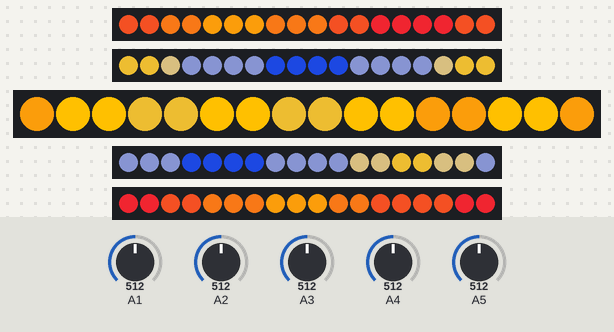
Bench run of a sketch on a simulated Arduino Uno, built with avr-gcc and run on an emulated ATmega328P. Parts: 4 × 18 RGB LEDs in strip order, left to right, 16 RGB LEDs in strip order, left to right. The test bench sets the inputs (shaded band); at power-on: A5 = 512, A1 = 512, A2 = 512, A3 = 512, A4 = 512. Dim RGB values are drawn brighter than linear; what the sketch prints to the serial monitor is not drawn.

Above: at 1.2 s.
1.3 s: A5 set to 342
3.3 s: A5 set to 320
At 4.2 s:
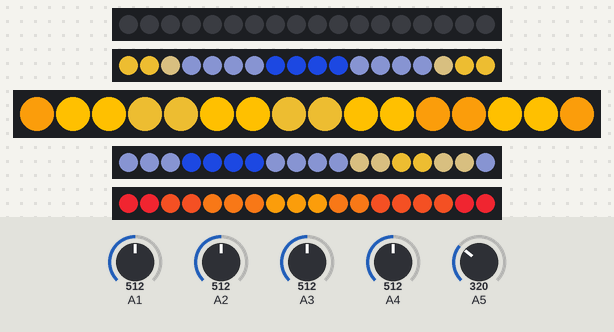
4.8 s: A1 set to 277
6.6 s: A1 set to 257
At 7.8 s:
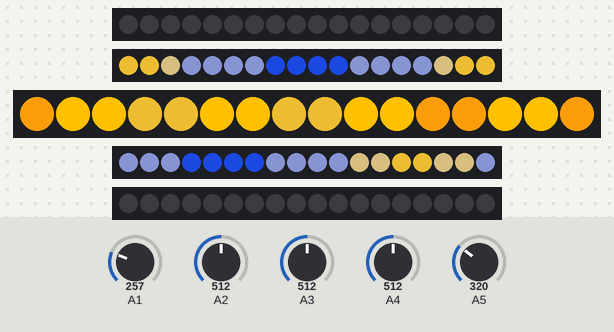
8.1 s: A2 set to 281
9.9 s: A2 set to 259
At 10.7 s:
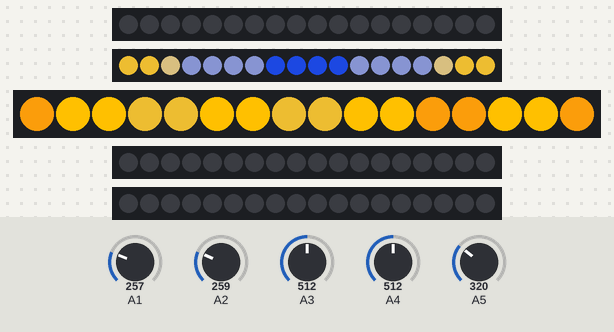
Timing chart, 0 to 12.4 s (numbered marks = the images above; inputs shaded):
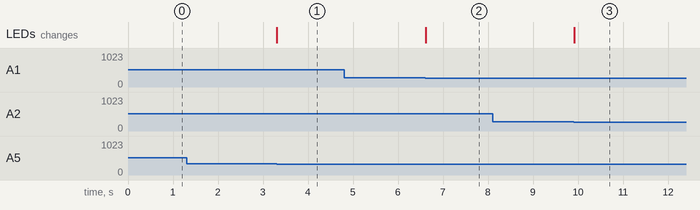

The sketch:

LED_FSR_PAD.ino
```cpp
#include <Adafruit_DotStar.h>

#define DATAPIN 7
#define CLOCKPIN 6

#define SENSORS 5

#define NUM_PIX0 18
#define NUM_PIX1 18
#define NUM_PIX2 16
#define NUM_PIX3 18
#define NUM_PIX4 18

#define TOP 0xCE2029
#define TOP_TOP_MIDDLE 0xDB481F
#define TOP_MIDDLE 0xE77015
#define TOP_MIDDLE_MIDDLE 0xF3980B
#define MIDDLE 0xFFC000
#define BOTTOM_MIDDLE_MIDDLE 0xC59D29
#define BOTTOM_MIDDLE 0x8A7A52
#define BOTTOM_BOTTOM_MIDDLE 0x4F577B
#define BOTTOM 0x1434A4

int SENSOR[] = {5,4,3,2,1};
int SENSOR_DATA[] = {2, 4, 7, 8, 10};
int SENSOR_CLOCK[] = {3, 5, 6, 9, 11};
int NUMPIXELS[] = {NUM_PIX0, NUM_PIX1, NUM_PIX2, NUM_PIX3, NUM_PIX4};

//q, z, s, c, e
uint8_t bindings[SENSORS] = {0x14, 0x1D, 0x16, 0x06, 0x08};
//USB HID
uint8_t keyBuffer[8] = { 0, 0, 0, 0, 0, 0, 0, 0};

Adafruit_DotStar strip0(NUMPIXELS[0], SENSOR_DATA[0], SENSOR_CLOCK[0], DOTSTAR_BGR);
Adafruit_DotStar strip1(NUMPIXELS[1], SENSOR_DATA[1], SENSOR_CLOCK[1], DOTSTAR_BGR);
Adafruit_DotStar strip2(NUMPIXELS[2], SENSOR_DATA[2], SENSOR_CLOCK[2], DOTSTAR_BGR);
Adafruit_DotStar strip3(NUMPIXELS[3], SENSOR_DATA[3], SENSOR_CLOCK[3], DOTSTAR_BGR);
Adafruit_DotStar strip4(NUMPIXELS[4], SENSOR_DATA[4], SENSOR_CLOCK[4], DOTSTAR_BGR);

// Remember colors are ALWAYS clockwise
uint32_t color0[] = { TOP_TOP_MIDDLE, //Right
                       TOP_TOP_MIDDLE,
                       TOP_MIDDLE,
                       TOP_MIDDLE,
                       TOP_MIDDLE_MIDDLE,
                       TOP_MIDDLE_MIDDLE, //Bottom
                       TOP_MIDDLE_MIDDLE,
                       TOP_MIDDLE,
                       TOP_MIDDLE,
                       TOP_MIDDLE, // left
                       TOP_TOP_MIDDLE,
                       TOP_TOP_MIDDLE,
                       TOP,
                       TOP,
                       TOP, //Top
                       TOP,
                       TOP_TOP_MIDDLE,
                       TOP_TOP_MIDDLE };

uint32_t color1[] = { BOTTOM_MIDDLE_MIDDLE, //Right
                       BOTTOM_MIDDLE_MIDDLE,
                       BOTTOM_MIDDLE,
                       BOTTOM_BOTTOM_MIDDLE,
                       BOTTOM_BOTTOM_MIDDLE,
                       BOTTOM_BOTTOM_MIDDLE, //Bottom
                       BOTTOM_BOTTOM_MIDDLE,
                       BOTTOM,
                       BOTTOM,
                       BOTTOM, // left
                       BOTTOM,
                       BOTTOM_BOTTOM_MIDDLE,
                       BOTTOM_BOTTOM_MIDDLE,
                       BOTTOM_BOTTOM_MIDDLE,
                       BOTTOM_BOTTOM_MIDDLE, //Top
                       BOTTOM_MIDDLE,
                       BOTTOM_MIDDLE_MIDDLE,
                       BOTTOM_MIDDLE_MIDDLE };

uint32_t color2[] = { TOP_MIDDLE_MIDDLE, //Right
                       MIDDLE,
                       MIDDLE,
                       BOTTOM_MIDDLE_MIDDLE,
                       BOTTOM_MIDDLE_MIDDLE, //Bottom
                       MIDDLE,
                       MIDDLE,
                       BOTTOM_MIDDLE_MIDDLE,
                       BOTTOM_MIDDLE_MIDDLE, // left
                       MIDDLE,
                       MIDDLE,
                       TOP_MIDDLE_MIDDLE,
                       TOP_MIDDLE_MIDDLE, //Top
                       MIDDLE,
                       MIDDLE,
                       TOP_MIDDLE_MIDDLE,
                       0,
                       0};

uint32_t color3[] = { BOTTOM_BOTTOM_MIDDLE, //Right
                       BOTTOM_BOTTOM_MIDDLE,
                       BOTTOM_BOTTOM_MIDDLE,
                       BOTTOM,
                       BOTTOM,
                       BOTTOM, //Bottom
                       BOTTOM,
                       BOTTOM_BOTTOM_MIDDLE,
                       BOTTOM_BOTTOM_MIDDLE,
                       BOTTOM_BOTTOM_MIDDLE, // left
                       BOTTOM_BOTTOM_MIDDLE,
                       BOTTOM_MIDDLE,
                       BOTTOM_MIDDLE,
                       BOTTOM_MIDDLE_MIDDLE,
                       BOTTOM_MIDDLE_MIDDLE, //Top
                       BOTTOM_MIDDLE,
                       BOTTOM_MIDDLE,
                       BOTTOM_BOTTOM_MIDDLE };

uint32_t color4[] = {  TOP, //Rigbt
                       TOP,
                       TOP_TOP_MIDDLE,
                       TOP_TOP_MIDDLE,
                       TOP_MIDDLE,
                       TOP_MIDDLE, //Bottom
                       TOP_MIDDLE,
                       TOP_MIDDLE_MIDDLE,
                       TOP_MIDDLE_MIDDLE,
                       TOP_MIDDLE_MIDDLE,//LEFT
                       TOP_MIDDLE,
                       TOP_MIDDLE,
                       TOP_TOP_MIDDLE,
                       TOP_TOP_MIDDLE,
                       TOP_TOP_MIDDLE, //Top
                       TOP_TOP_MIDDLE,
                       TOP,
                       TOP };


int i, current;

int LIMITS[]= {330, 305, 295, 270, 270};

Adafruit_DotStar* strips[SENSORS] = {&strip0, &strip1, &strip2, &strip3, &strip4};

uint32_t (*colors[])[18] = {&color0, &color1, &color2, &color3, &color4};

#define DEBUG false

void setup() {
  // put your setup code here, to run once:
  for ( int i = 0; i < SENSORS; ++i) {
    strips[i]->begin();
    // set pixels off
    for ( int j = 0 ; j < NUMPIXELS[i]; ++j) {
      strips[i]->setPixelColor(j, 0, 0, 0);
    }
    strips[i]->show();
  }


  Serial.begin(9600);

}

void loop() {
  #if DEBUG
    Serial.print("Analog reading = ");
  #endif
  for (i = 0; i < SENSORS; ++i) {
    current = analogRead(SENSOR[i]);
    #if DEBUG
      Serial.print(current);
      Serial.print(" - ");
    #endif
    switch(keyBuffer[2+i]) {
      case 0:
        if (current >= LIMITS[i]) {
          keyBuffer[2+i] = bindings[i];
          // Turn on lights for that switch
          for ( int j = 0 ; j < NUMPIXELS[i]; ++j) {
            strips[i]->setPixelColor(j, (*colors[i])[j]);
          }
          strips[i]->show();
        }
        break;
      default:
        if (current < LIMITS[i]) {
          keyBuffer[2+i] = 0;
          // Turn lights off for that switch
          for ( int j = 0 ; j < NUMPIXELS[i]; ++j) {
            strips[i]->setPixelColor(j, 0, 0, 0);
          }
          strips[i]->show();
        }
        break;
    }
  }
  #if DEBUG
    Serial.println("");
  #else
    Serial.write(keyBuffer, 8);
  #endif
}
```

Measured:
- the behaviour switches between 330 and 329 on A5 (found by bisection; images 0 and 1)
- the behaviour switches between 270 and 269 on A1 (found by bisection; images 1 and 2)
- the behaviour switches between 270 and 269 on A2 (found by bisection; images 2 and 3)
- after the input at 1.3 s, every drawn part: stays the same
- after the input at 3.3 s, the LEDs: change at once (image 1)
- after the input at 4.8 s, every drawn part: stays the same
- after the input at 6.6 s, the LEDs: change at once (image 2)
- after the input at 8.1 s, every drawn part: stays the same
- after the input at 9.9 s, the LEDs: change at once (image 3)
